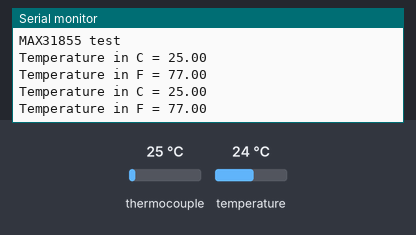
A program run on a simulated ESP32. Shown: the last lines printed to the serial monitor. The test bench sets the inputs (shaded band); at power-on: thermocouple 25 °C, temperature 24 °C.

Above: at 1.7 s.
1.8 s: thermocouple set to 6 °C
At 3.1 s:
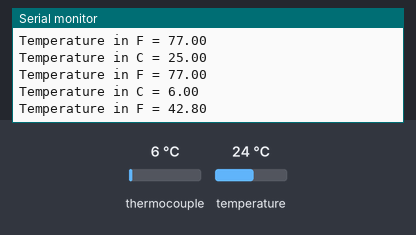
3.3 s: thermocouple set to 75 °C
At 4.0 s:
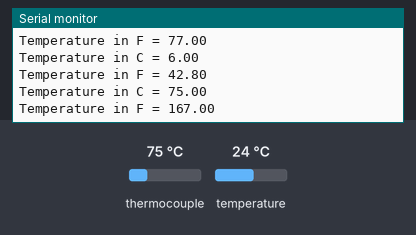
Timing chart, 0 to 6.3 s (numbered marks = the images above; inputs shaded):
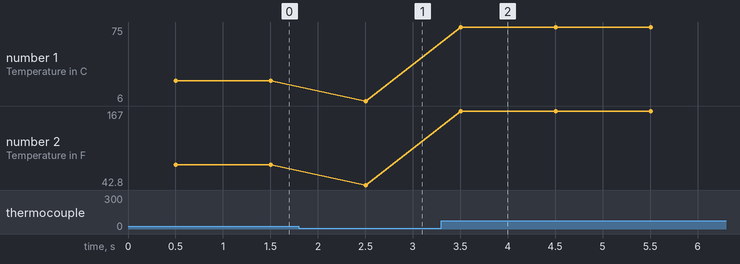

Measured:
- after the input at 1.8 s, the serial monitor: prints a new line after 0.70 s (image 1)
- after the input at 3.3 s, the serial monitor: prints a new line after 0.21 s (image 2)
- plotted number 1: 25 → 6 after the input at 1.8 s, 6 → 75 after the input at 3.3 s
- plotted number 2: 77 → 42.8 after the input at 1.8 s, 42.8 → 167 after the input at 3.3 s

The program:

main.cpp
```cpp
#include <Arduino.h>
#include <SPI.h>
#include <Wire.h>
#include "Adafruit_MAX31855.h"

#define MAXDO 12
#define MAXCS 13
#define MAXCLK 14

Adafruit_MAX31855 thermocouple(MAXCLK, MAXCS, MAXDO);

void setup() {
    Serial.begin(115200);

    Serial.println("MAX31855 test");
    thermocouple.begin();
    delay(500);
}

void loop() {
    double i = thermocouple.readInternal();
    double c = thermocouple.readCelsius();
    double f = thermocouple.readFahrenheit();

    if(isnan(i) || isnan(c) || isnan(f)){
        Serial.println(F("Failed to read from MAX31855 Sensor!"));
        return;
    }

    Serial.print(F("Temperature in C = "));
    Serial.println(c);
    Serial.print(F("Temperature in F = "));
    Serial.println(f);
    Serial.println();
    delay(1000);
}
```
